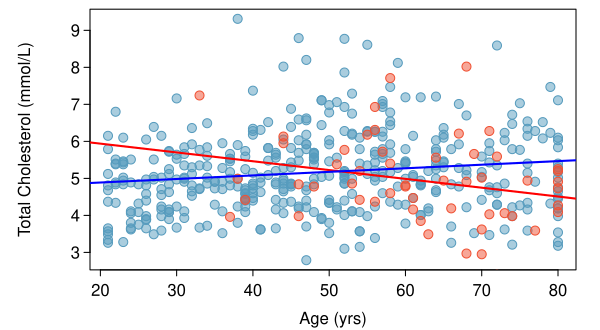

Reproduce this figure in R.
library(openintro)
library(oibiostat)
data("nhanes.samp.adult.500")
data(COL)

diabetic = subset(nhanes.samp.adult.500, Diabetes == "Yes")
non.diabetic = subset(nhanes.samp.adult.500, Diabetes == "No")

myPDF("nhanesInteractionScatterPlot.pdf",
      6,
      3.3,
      mar = c(3, 4.5, 0.5, 1.2),
      mgp = c(2.8, 0.5, 0))

#blue and red dots
plot(non.diabetic$TotChol ~ non.diabetic$Age,
     pch = 21,
     cex = 1.2,
     bg = COL[1, 3],
     col = COL[1],
     xlab = "",
     ylab = "Total Cholesterol (mmol/L)")
points(diabetic$TotChol ~ diabetic$Age,
       pch = 21,
       cex = 1.2,
       bg = COL[4, 3],
       col = COL[4])
mtext("Age (yrs)", 1, 1.9)
abline(lm(diabetic$TotChol ~ diabetic$Age), col = "red", lwd = 2)
abline(lm(non.diabetic$TotChol ~ non.diabetic$Age), col = "blue", lwd = 2)

dev.off()


#all dots blue
plot(nhanes.samp.adult.500$TotChol ~ nhanes.samp.adult.500$Age,
     pch = 21,
     cex = 1.3,
     bg = COL[1, 3],
     col = COL[1],
     xlab = "",
     ylab = "Total Cholesterol")
abline(lm(diabetic$TotChol ~ diabetic$Age), col = "red")
abline(lm(non.diabetic$TotChol ~ non.diabetic$Age), col = "blue")

mtext("Age (yrs)", 1, 1.9)

dev.off()





#blue and red dots, no interaction

myPDF("nhanesNoInteractionScatterPlot.pdf",
      6,
      3.3,
      mar = c(3, 4.5, 0.5, 1.2),
      mgp = c(2.8, 0.5, 0))

plot(non.diabetic$TotChol ~ non.diabetic$Age,
     pch = 21,
     cex = 1.2,
     bg = COL[1, 3],
     col = COL[1],
     xlab = "",
     ylab = "Total Cholesterol (mmol/L)")4.70
points(diabetic$TotChol ~ diabetic$Age,
       pch = 21,
       cex = 1.2,
       bg = COL[4, 3],
       col = COL[4])
mtext("Age (yrs)", 1, 1.9)
abline(a = 4.48, b = 0.0075, col = "red", lwd = 2)
abline(a = 4.80, b = 0.0075, col = "blue", lwd = 2)

dev.off()




myPDF("nhanesInteractionModelScatterPlot.pdf",
      6,
      3.3,
      mar = c(3, 4.5, 0.5, 1.2),
      mgp = c(2.8, 0.5, 0))

plot(non.diabetic$TotChol ~ non.diabetic$Age,
     pch = 21,
     cex = 1.2,
     bg = COL[1, 3],
     col = COL[1],
     xlab = "",
     ylab = "Total Cholesterol (mmol/L)")
points(diabetic$TotChol ~ diabetic$Age,
       pch = 21,
       cex = 1.2,
       bg = COL[4, 3],
       col = COL[4])
mtext("Age (yrs)", 1, 1.9)
abline(a = 6.42, b = -0.024, col = "red", lwd = 2)
abline(a = 4.70, b = 0.0096, col = "blue", lwd = 2)

dev.off()
